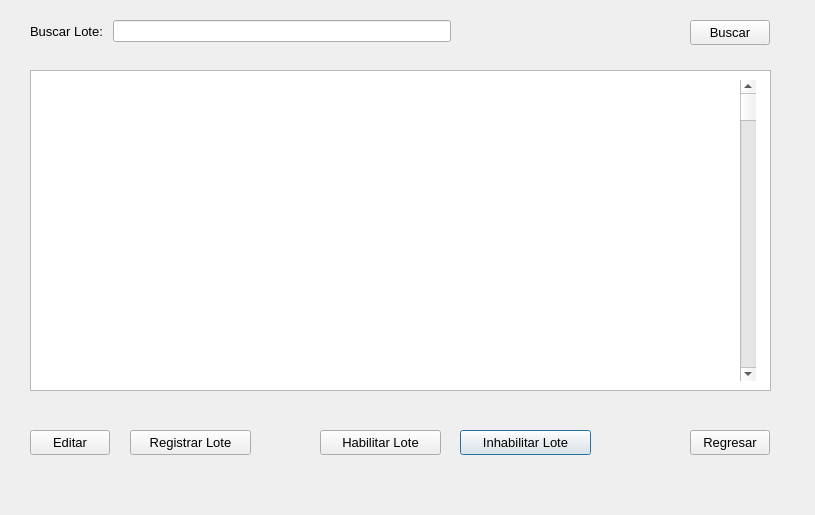
<?xml version="1.0" encoding="UTF-8"?>
<ui version="4.0">
 <class>gestionarLoteGui</class>
 <widget class="QDialog" name="gestionarLoteGui">
  <property name="geometry">
   <rect>
    <x>0</x>
    <y>0</y>
    <width>815</width>
    <height>515</height>
   </rect>
  </property>
  <property name="windowTitle">
   <string>Dialog</string>
  </property>
  <widget class="QPushButton" name="inhabilitarButton">
   <property name="geometry">
    <rect>
     <x>460</x>
     <y>430</y>
     <width>131</width>
     <height>25</height>
    </rect>
   </property>
   <property name="font">
    <font>
     <pointsize>10</pointsize>
    </font>
   </property>
   <property name="text">
    <string>Inhabilitar Lote</string>
   </property>
  </widget>
  <widget class="QPushButton" name="regresarButton">
   <property name="geometry">
    <rect>
     <x>690</x>
     <y>430</y>
     <width>80</width>
     <height>25</height>
    </rect>
   </property>
   <property name="font">
    <font>
     <pointsize>10</pointsize>
    </font>
   </property>
   <property name="text">
    <string>Regresar</string>
   </property>
  </widget>
  <widget class="QListWidget" name="lotesListWidget">
   <property name="geometry">
    <rect>
     <x>30</x>
     <y>70</y>
     <width>741</width>
     <height>321</height>
    </rect>
   </property>
  </widget>
  <widget class="QPushButton" name="registrarButton">
   <property name="geometry">
    <rect>
     <x>130</x>
     <y>430</y>
     <width>121</width>
     <height>25</height>
    </rect>
   </property>
   <property name="font">
    <font>
     <pointsize>10</pointsize>
    </font>
   </property>
   <property name="text">
    <string>Registrar Lote</string>
   </property>
  </widget>
  <widget class="QPushButton" name="habilitarButton">
   <property name="geometry">
    <rect>
     <x>320</x>
     <y>430</y>
     <width>121</width>
     <height>25</height>
    </rect>
   </property>
   <property name="font">
    <font>
     <pointsize>10</pointsize>
    </font>
   </property>
   <property name="text">
    <string>Habilitar Lote</string>
   </property>
  </widget>
  <widget class="QPushButton" name="buscarButton">
   <property name="geometry">
    <rect>
     <x>690</x>
     <y>20</y>
     <width>80</width>
     <height>25</height>
    </rect>
   </property>
   <property name="font">
    <font>
     <pointsize>10</pointsize>
    </font>
   </property>
   <property name="text">
    <string>Buscar</string>
   </property>
  </widget>
  <widget class="QScrollBar" name="verticalScrollBar">
   <property name="geometry">
    <rect>
     <x>740</x>
     <y>80</y>
     <width>16</width>
     <height>301</height>
    </rect>
   </property>
   <property name="orientation">
    <enum>Qt::Vertical</enum>
   </property>
  </widget>
  <widget class="QPushButton" name="editarButton">
   <property name="geometry">
    <rect>
     <x>30</x>
     <y>430</y>
     <width>80</width>
     <height>25</height>
    </rect>
   </property>
   <property name="font">
    <font>
     <pointsize>10</pointsize>
    </font>
   </property>
   <property name="text">
    <string>Editar</string>
   </property>
  </widget>
  <widget class="QWidget" name="formLayoutWidget">
   <property name="geometry">
    <rect>
     <x>30</x>
     <y>20</y>
     <width>421</width>
     <height>31</height>
    </rect>
   </property>
   <layout class="QFormLayout" name="formLayout_3">
    <item row="0" column="1">
     <widget class="QLineEdit" name="buscarLineEdit"/>
    </item>
    <item row="0" column="0">
     <widget class="QLabel" name="buscarLabel">
      <property name="font">
       <font>
        <pointsize>10</pointsize>
       </font>
      </property>
      <property name="text">
       <string>Buscar Lote: </string>
      </property>
     </widget>
    </item>
   </layout>
  </widget>
 </widget>
 <resources/>
 <connections/>
</ui>
